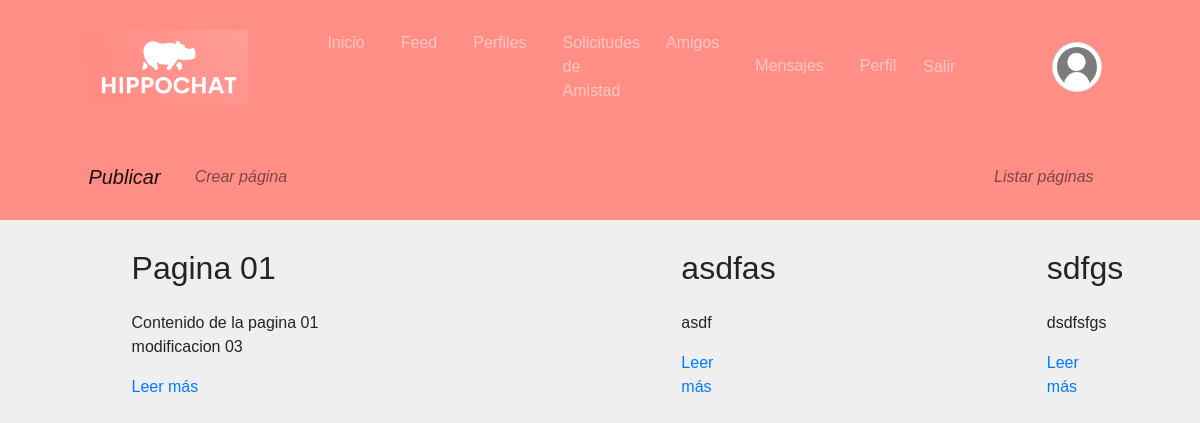
The app's page /pages/ (signed in), older data.
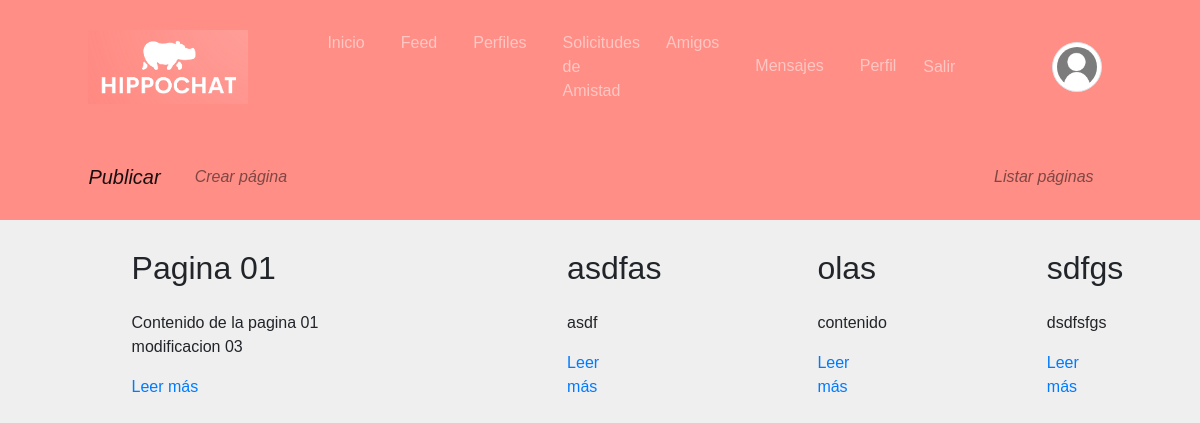
The same page, newer data.
### pages/models.py (models this page shows, shortened)
class Page(models.Model):
    title = models.CharField(verbose_name="Título", max_length=200)
    content = RichTextField(verbose_name="Contenido")
    order = models.SmallIntegerField(verbose_name="Orden", default=0)
    created = models.DateTimeField(auto_now_add=True, verbose_name="Fecha de creación")
    updated = models.DateTimeField(auto_now=True, verbose_name="Fecha de edición")
    class Meta:
        verbose_name = "página"
        verbose_name_plural = "páginas"
        ordering = ['order', 'title']

### pages/views.py (the view)
# urls.py: path('', PageListView.as_view(), name='pages'),
class PageListView(ListView):
    model = Page

### pages/templates/pages/page_list.html (shortened to what this page needs)
{% extends 'core/base.html' %}
{% load static %}
{% block content %}
{% include  'pages/includes/pages_menu.html'%}
<main role="main">
  <div class="container mb-4">
    {% for page in page_list %}
      <div class="row mt-3">
        <div class="col-md-9 mx-auto">
          <h2 class="mb-4">{{page.title}}</h2>
          <div>
            <p>{{page.content|striptags|safe|truncatechars:"200"}}</p>
            <p><a href="{% url 'page' page.id page.title|slugify %}">Leer más</a>
            </p>
          </div>
        </div>
      </div>
    {% endfor %}
  </div>
</main>
{% endblock %}

Row changes from the older to the newer data that the page shows:
added Page: title "olas", content "contenido"
